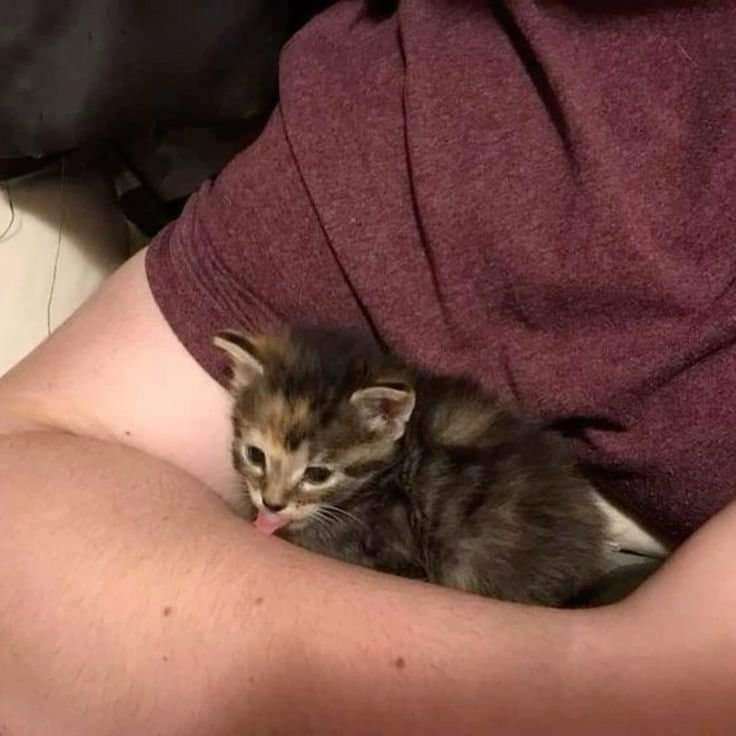
#> input picture Lab 5/mlem.jpeg, 736 x 736 px
$ jupyter execute code.ipynb
#> lines starting #> are read from the running program, lines starting #| are printed output that depends on the picture
[cell 1]
import numpy as np
import matplotlib.pyplot as plt
import cv2

[cell 2]
def f(x):
    if 0 < x <= 0.25:
        return 1 - x
    elif 0.25 < x <= 0.5:
        return 1
    else:
        return x

x_values = np.linspace(0, 1, 500)
f_values = [f(x) for x in x_values]

plt.figure(figsize=(6, 4))
plt.plot(x_values, f_values, label='f(x)', color='purple')
plt.title("Graph of f(x) for Image Intensities")
plt.xlabel("Input Intensity (x)")
plt.ylabel("Transformed Intensity (f(x))")
plt.grid(True)
plt.legend()
plt.show()
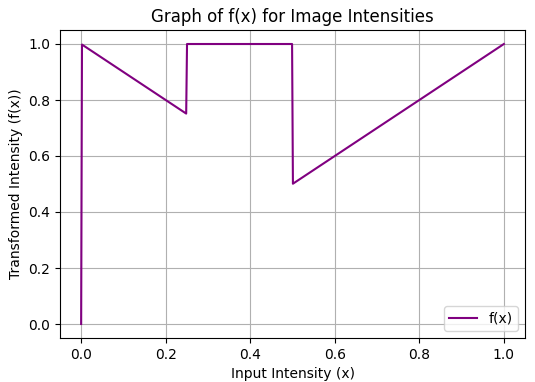
#> figure drawn by matplotlib, 1 panel; curve peaks at x = 0.251, y = 1

[cell 3]
def apply(image):
     image = image / 255.0
     transformed_image = np.zeros_like(image)
     transformed_image[image <= 0.25] = 1 - image[image <= 0.25]
     transformed_image[(image > 0.25) & (image <= 0.5)] = 1
     transformed_image[image > 0.5] = image[image > 0.5]
     return (transformed_image * 255).astype(np.uint8)

image = cv2.imread("mlem.jpeg", cv2.IMREAD_GRAYSCALE)
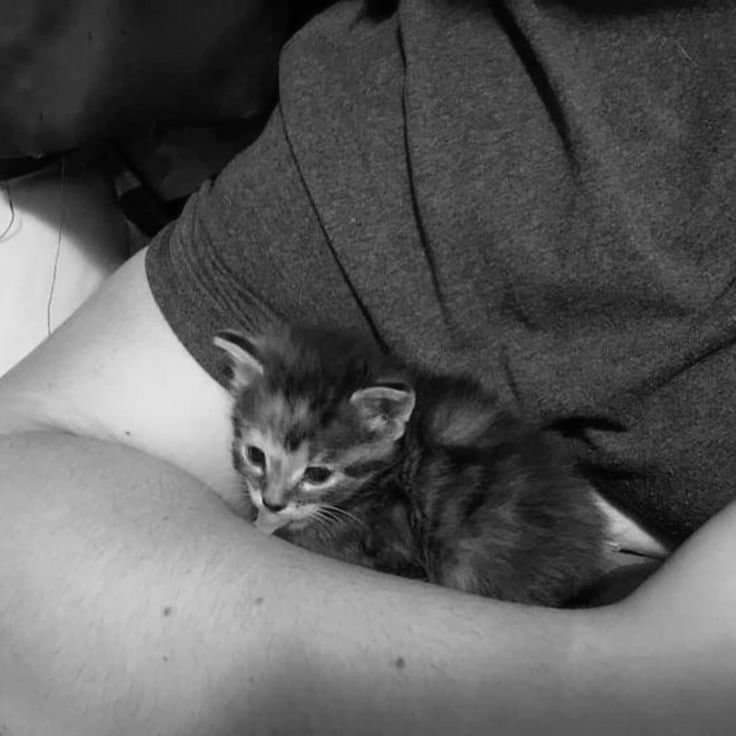
#> image: shape (736, 736); min 0, max 235, mean 91.6
transformed_image = apply(image)
#> in apply, `transformed_image[image <= 0.25] = 1 - image[image <= 0.25]`:
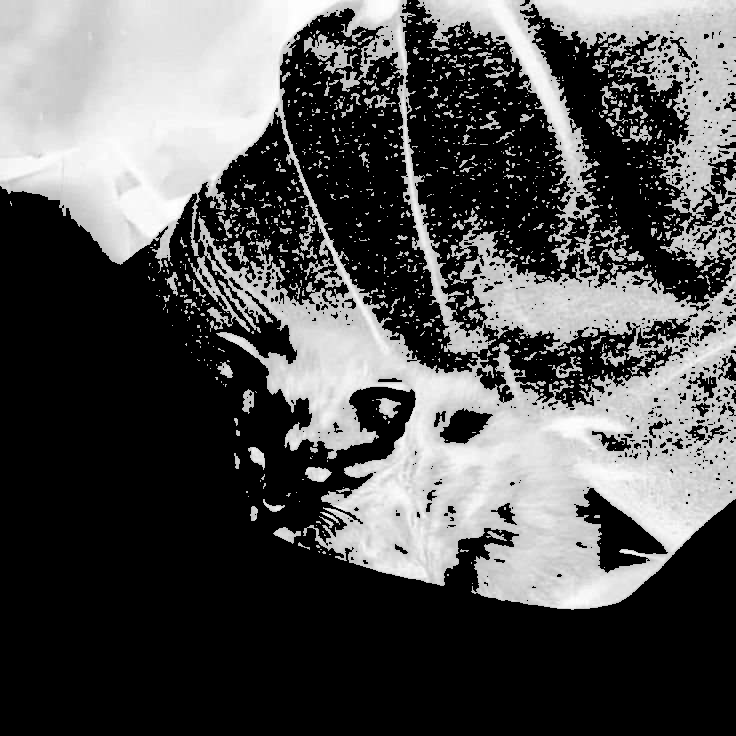
#> transformed_image: shape (736, 736) float64; min 0, max 1, mean 0.33
#> in apply, `transformed_image[(image > 0.25) & (image <= 0.5)] = 1`:
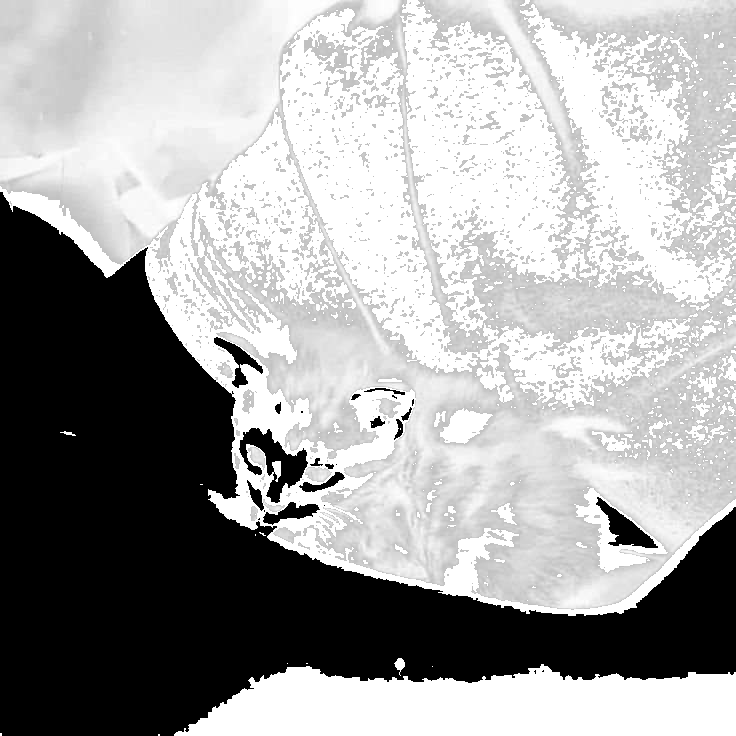
#> transformed_image: shape (736, 736) float64; min 0, max 1, mean 0.645
#> in apply, `transformed_image[image > 0.5] = image[image > 0.5]`:
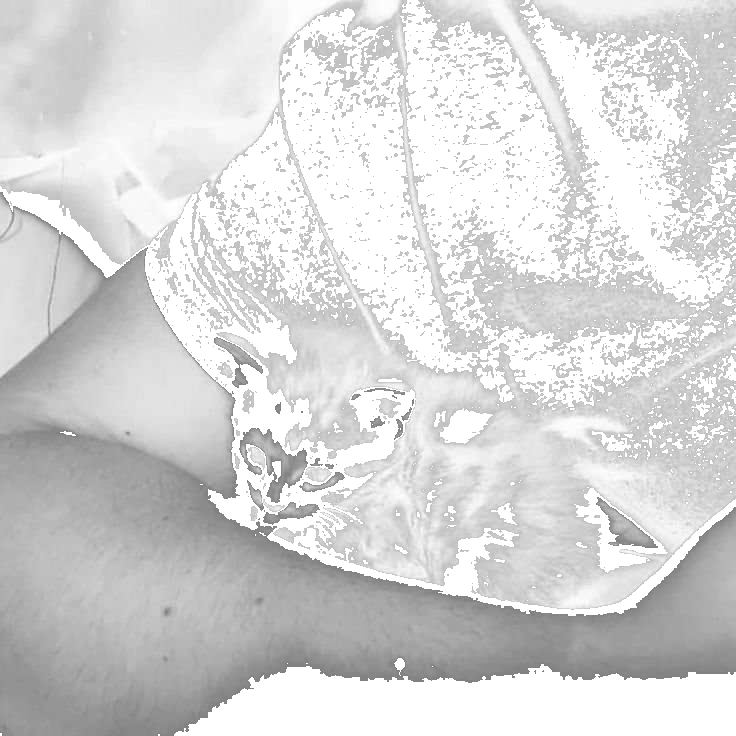
#> transformed_image: shape (736, 736) float64; min 0.502, max 1, mean 0.843

plt.figure(figsize=(8, 6))
plt.subplot(1, 2, 1)
plt.imshow(image, cmap='gray')
plt.title("Original Image")
plt.axis('off')

plt.subplot(1, 2, 2)
plt.imshow(transformed_image, cmap='gray')
plt.title("Transformed Image")
plt.axis('off')

plt.show()

[cell 4]
import numpy as np
import cv2
import matplotlib.pyplot as plt

def histogram_equalization(image):
    hist, bins = np.histogram(image.flatten(), 256, [0, 256])
    cdf = hist.cumsum()
    cdf_normalized = cdf * hist.max() / cdf.max()  # Normalize for visualization
    cdf_m = np.ma.masked_equal(cdf, 0)
    cdf_m = (cdf_m - cdf_m.min()) * 255 / (cdf_m.max() - cdf_m.min())  # Normalize to [0, 255]
    cdf_final = np.ma.filled(cdf_m, 0).astype('uint8')  # Replace masked values with 0
    equalized_image = cdf_final[image]
    return equalized_image, hist, cdf_normalized

image = cv2.imread('mlem.jpeg', cv2.IMREAD_GRAYSCALE)
equalized_image, hist, cdf_normalized = histogram_equalization(image)
#> in histogram_equalization, `hist, bins = np.histogram(image.flatten(), 256, [0, 256])`: hist = 256 values, max 7696 at index 67, min 0 at index 236, mean 2116; bins = 257 values from 0 to 256
#> in histogram_equalization, `cdf = hist.cumsum()`: cdf = 256 values from 52 to 541696
#> in histogram_equalization, `cdf_normalized = cdf * hist.max() / cdf.max()`: cdf_normalized = 256 values from 0.739 to 7696
#> in histogram_equalization, `cdf_final = np.ma.filled(cdf_m, 0).astype('uint8')`: cdf_final = 256 values from 0 to 255
#> in histogram_equalization, `equalized_image = cdf_final[image]`:
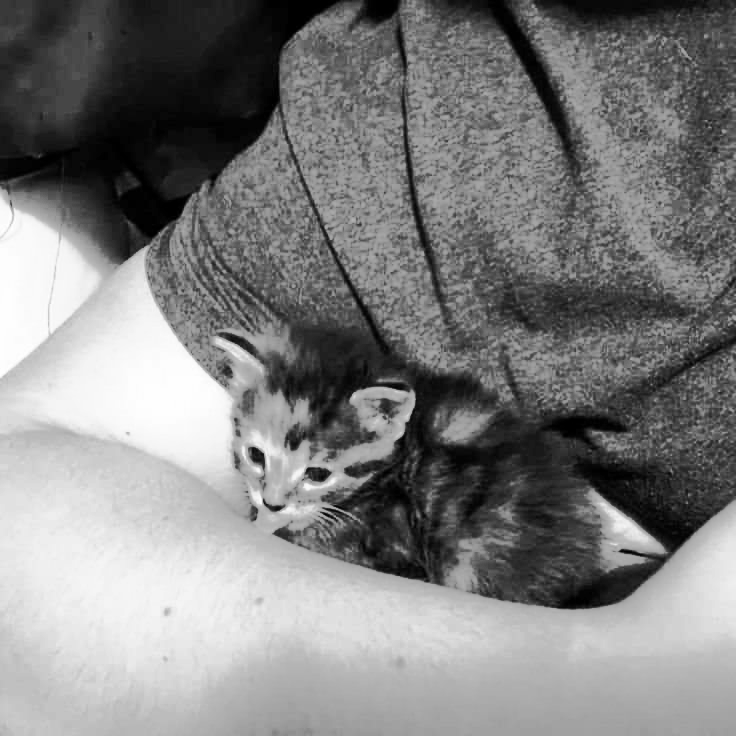
#> equalized_image: shape (736, 736); min 0, max 255, mean 127.9
#> cdf_normalized = 256 values from 0.739 to 7696


plt.figure(figsize=(8, 6))

plt.subplot(1, 2, 1)
plt.imshow(image, cmap='gray', vmin=0, vmax=255)
plt.title("Original Image")
plt.axis('off')

plt.subplot(1, 2, 2)
plt.imshow(equalized_image, cmap='gray', vmin=0, vmax=255)
plt.title("Equalized Image (Manual)")
plt.axis('off')

plt.show()

plt.figure(figsize=(8, 6))

plt.subplot(1, 2, 1)
plt.hist(image.flatten(), 256, [0, 256], color='blue')
plt.title("Original Histogram")

plt.subplot(1, 2, 2)
plt.plot(cdf_normalized, color='red')
plt.hist(equalized_image.flatten(), 256, [0, 256], color='blue', alpha=0.6)
plt.title("Equalized Histogram and CDF")
plt.show()
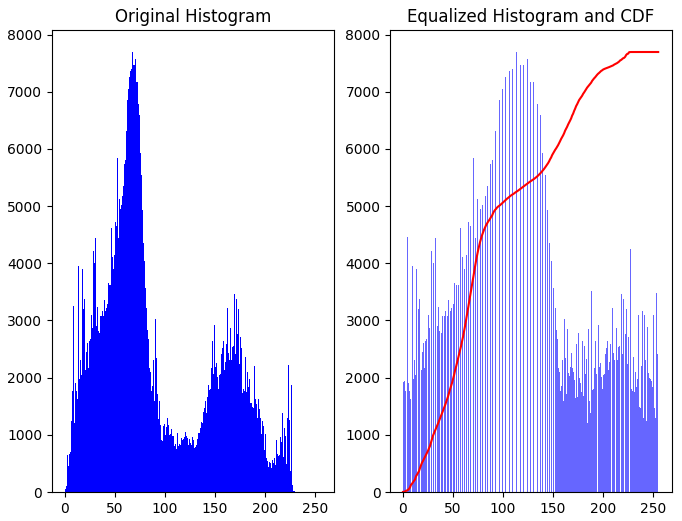
#> figure drawn by matplotlib, 2 panels; panel 1: tallest bar 7696 high, from x = 67 to 68; panel 2: tallest bar 7696 high, from x = 113 to 114; panel 2: curve peaks at x = 235, y = 7696

[cell 5]
def contrastStretch(image):
    image = image.astype(np.float32)
    min_val = np.min(image)
    max_val = np.max(image)
    stretched_image = ((image - min_val) / (max_val - min_val)) * 255
    stretched_image = stretched_image.astype(np.uint8)
    return stretched_image
image = cv2.imread('mlem.jpeg', cv2.IMREAD_GRAYSCALE)
new_image = contrastStretch(image)
#> in contrastStretch, `min_val = np.min(image)`: min_val = 0
#> in contrastStretch, `max_val = np.max(image)`: max_val = 235

plt.figure(figsize=(12, 6))
plt.subplot(2, 2, 1)
plt.imshow(image, cmap='gray')
plt.title("Original Image")
plt.axis('off')
plt.subplot(2, 2, 2)
plt.hist(image.flatten(), 256, [0, 256], color='blue')
plt.title("Histogram of Original Image")
plt.subplot(2, 2, 3)
plt.imshow(new_image, cmap='gray')
plt.title("Contrast-Stretched Image")
plt.axis('off')
plt.subplot(2, 2, 4)
plt.hist(new_image.flatten(), 256, [0, 256], color='red')
plt.title("Histogram of Contrast-Stretched Image")
plt.show()
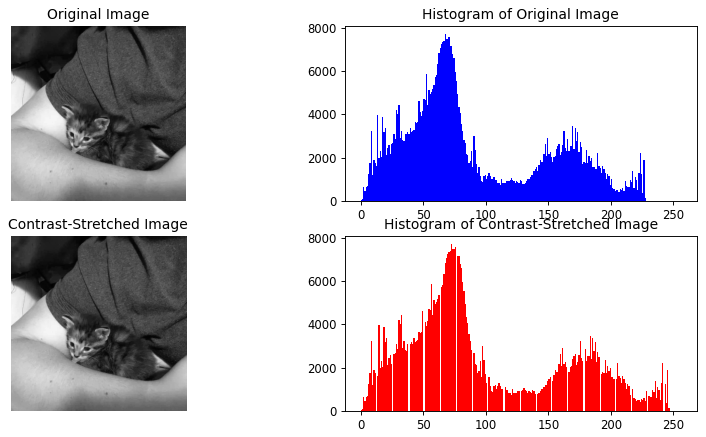
#> figure drawn by matplotlib, 4 panels; panel 2: tallest bar 7696 high, from x = 67 to 68; panel 4: tallest bar 7696 high, from x = 72 to 73
